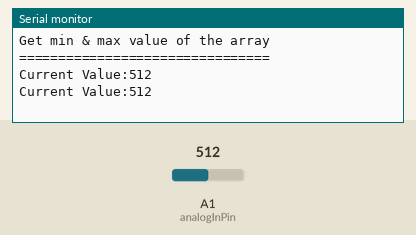
Bench run of a sketch on a simulated Arduino Uno, built with avr-gcc and run on an emulated ATmega328P. On the bench: the last lines printed to the serial monitor. Inputs (shaded band) come from the test bench; at power-on: A1 (analogInPin) = 512.

Above: at 1.8 s.
1.9 s: A1 (analogInPin) set to 716
At 3.8 s:
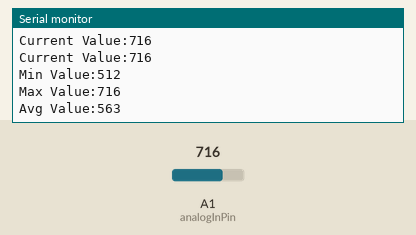
4.5 s: A1 (analogInPin) set to 900
At 5.4 s:
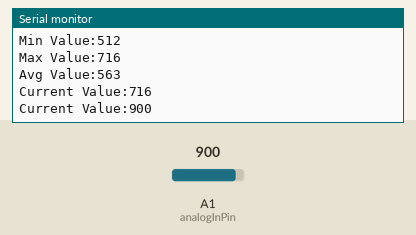
Timing chart, 0 to 7.5 s (numbered marks = the images above; inputs shaded):
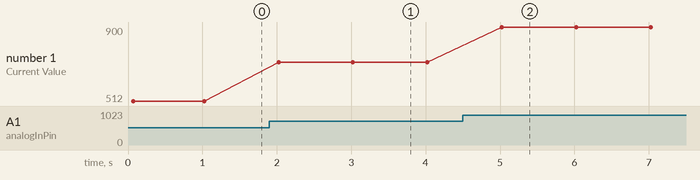

Measured:
- after the input at 1.9 s, the serial monitor: prints a new line after 0.12 s (image 1)
- after the input at 4.5 s, the serial monitor: prints a new line after 0.53 s (image 2)
- plotted number 1: 512 → 716 after the input at 1.9 s, 716 → 900 after the input at 4.5 s

The sketch:

analog2array.ino
```cpp
/*

  Get the Min, Max & Avg Value of Array

  Reads all the analog inputs, store the result to an Array.
  Get the Minimum, Maximum & Average value of Array.
  Also prints the results to the Serial Monitor.

  The circuit:
  - LDR connected to analog pin A1.
    side pin of the LDR go to +3V

*/

// Analog input pin that the LDR is attached to
const int analogInPin = A1;
// let's say you want to read up to 100 values, start from 0
const unsigned int numReadings = 3;
unsigned int analogVals[numReadings];

void setup() {
  Serial.begin(9600);
  Serial.println("Get min & max value of the array");
  Serial.println("================================");
  for (int i=0; i<=numReadings; i++) {
      int currValue = analogRead( analogInPin );
      Serial.print("Current Value:");
      Serial.println( currValue );
      analogVals[i] = currValue;

      if (i>=numReadings) {
          int minValue = getMinimumValue(analogVals, numReadings);
          int maxValue = getMaximumValue(analogVals, numReadings);
          int avgValue = getAverageValue(analogVals, numReadings);
          Serial.print("Min Value:");
          Serial.println(minValue);
          Serial.print("Max Value:");
          Serial.println(maxValue);
          Serial.print("Avg Value:");
          Serial.println(avgValue);
          // reset to beginning of array, so you don't try to save readings outside of the bounds of the array
          i=0;
      }

      delay(1000);
  }
  return;
}

void loop() { /* No Loop */ }

int getMinimumValue(int* array, int size){
  int minIndex = 0;
  int min = array[minIndex];
  for (int i=0; i<size; i++){
    min = min(min, array[i]);
  }
  return min;
}

int getMaximumValue(int* array, int size){
  int maxIndex = 0;
  int max = array[maxIndex];
  for (int i=0; i<size; i++){
    max = max(max, array[i]);
  }
  return max;
}

int getAverageValue(int* array, int size){
  int maxIndex = 0;
  int sum = array[maxIndex];
  for (int i=0; i<size; i++){
    sum += array[i];
  }
  // size plus zero, b'cos the counter is start from "0"
  int avg = sum / (size + 1);
  return avg;
}
```
